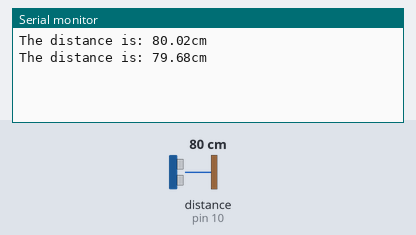
Bench run of a sketch on a simulated Arduino Uno, built with avr-gcc and run on an emulated ATmega328P. Parts: the last lines printed to the serial monitor. Wiring (inferred from the names in the program): ultrasonic range finder: trigger pin 11; echo pin 10. The test bench sets the inputs (shaded band); at power-on: distance to the obstacle (sensor on pin 10) 80 cm. The echo pulse lasts 58.3 µs per cm.

Above: at 1.8 s.
1.9 s: distance to the obstacle (sensor on pin 10) set to 2 cm
At 3.0 s:
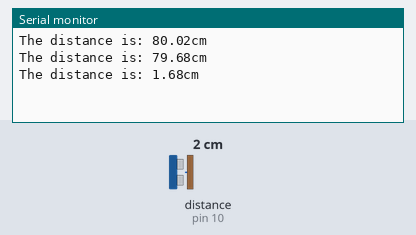
3.4 s: distance to the obstacle (sensor on pin 10) set to 4 cm
At 7.2 s:
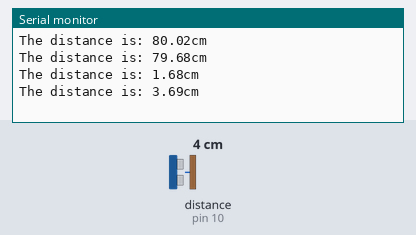
Timing chart, 0 to 8.7 s (numbered marks = the images above; inputs shaded):
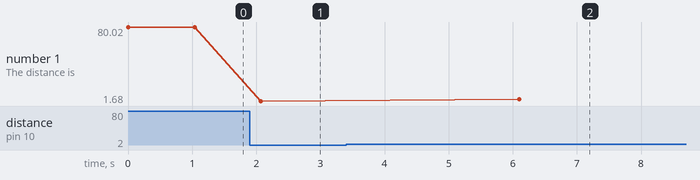

The sketch:

RobotProximity.ino
```cpp
//Motor Driver Pins
#define M1 6
#define M2 7
#define M3 8
#define M4 9

//Proximity sensor
#define TRIG 11
#define ECHO 10

//Directions
#define STOP 0
#define FORWARDS 1
#define BACKWARDS 2

void setup() {
  // put your setup code here, to run once:
  Serial.begin(9600);
  pinMode(TRIG,OUTPUT);
  pinMode(ECHO,INPUT);
}

void goForward(){
  digitalWrite(M1,HIGH);
  digitalWrite(M2,LOW);
  digitalWrite(M3,HIGH);
  digitalWrite(M4,LOW);
  delay(1000);
}

void goBackward(){
  digitalWrite(M1,LOW);
  digitalWrite(M2,HIGH);
  digitalWrite(M3,LOW);
  digitalWrite(M4,HIGH);
  delay(1000);
}

void stopCar(){
  digitalWrite(M1,LOW);
  digitalWrite(M2,LOW);
  digitalWrite(M3,LOW);
  digitalWrite(M4,LOW);
  delay(1000);
}

void dance(){
  digitalWrite(M1,LOW);
  digitalWrite(M2,HIGH);
  digitalWrite(M3,HIGH);
  digitalWrite(M4,LOW);
  delay(2000);
}

float proximitySensor(){
  digitalWrite(TRIG,LOW);
  delayMicroseconds(2);
  digitalWrite(TRIG,HIGH);
  delayMicroseconds(10);
  digitalWrite(TRIG,LOW);

  double duration = pulseIn(ECHO,HIGH);

  double distance = ((duration / 2) * 0.0343);
  Serial.print("The distance is: ");
  Serial.print(distance);
  Serial.println("cm ");

  delay(10);
  return distance;
}

void Move(int dir){
  if (dir== FORWARDS){
    //goForward();
    goBackward();
  }else if(dir == BACKWARDS){
    //goBackward();
    dance();
  }else if(dir == STOP){
    stopCar();
  }
}


void loop() {

if(proximitySensor() <= 15){
  Move(STOP);
  Move(BACKWARDS);
  Move(STOP);
}else{
  Move(FORWARDS);
}
  delay(20);
}
```

Measured:
- after the input at 1.9 s, the serial monitor: prints a new line after 0.17 s (image 1)
- after the input at 3.4 s, the serial monitor: prints a new line after 2.7 s (image 2)
- plotted number 1: 79.68 → 1.68 after the input at 1.9 s, 1.68 → 3.69 after the input at 3.4 s
